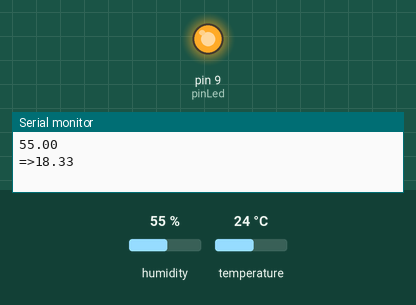
Recording of a sketch running on a simulated Arduino Uno, built with avr-gcc and run on an emulated ATmega328P. On the bench: output pins drawn as LEDs (lit = HIGH), the last lines printed to the serial monitor. Inputs (shaded band) come from the test bench; at power-on: humidity 55 %, temperature 24 °C.

Above: at 0.1 s.
At 2.1 s:
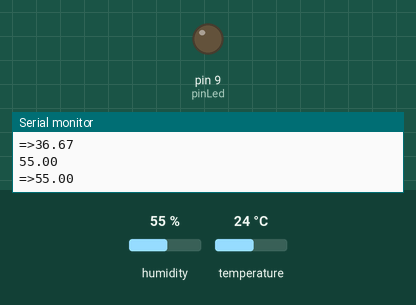
Timing chart, 0 to 3.6 s (numbered marks = the images above):
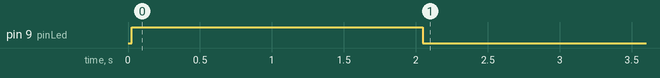

Measured:
- by itself, pin 9 (pinLed): LOW → HIGH at 0.02 s, → LOW 2.0 s later

The sketch:

BaiTapCongDiem20.ino
```cpp
#include <DHT.h>

#define pinDHT A0
#define pinLed 9

#define DHTTYPE DHT11
DHT dht(pinDHT, DHTTYPE);

float buf[3] = {0,0,0}, value =0, avgValue = 0;
void setup() {
  pinMode(pinDHT, INPUT);
  pinMode(pinLed, OUTPUT);
  Serial.begin(9600);
  dht.begin();
}

void loop() {
  value= dht.readHumidity();
  Serial.println(value);
  buf[2] = buf[1];
  buf[1] = buf[0];
  buf[0]=value;
  avgValue = (buf[0]+buf[1]+buf[2])/3.0;
  Serial.print("=>");
  Serial.println(avgValue);
  if(avgValue < 40)
    digitalWrite(pinLed, 1);
  else
    digitalWrite(pinLed, 0);
  delay(1000);
}
```
